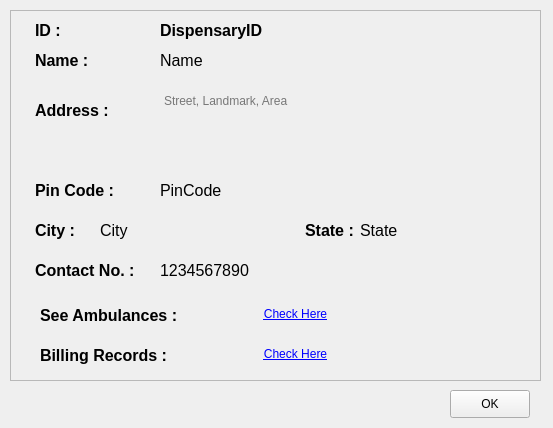
<?xml version="1.0" encoding="UTF-8"?>
<ui version="4.0">
 <class>emergencyServiceProfile</class>
 <widget class="QDialog" name="emergencyServiceProfile">
  <property name="geometry">
   <rect>
    <x>0</x>
    <y>0</y>
    <width>553</width>
    <height>428</height>
   </rect>
  </property>
  <property name="windowTitle">
   <string>Emergency Service Profile</string>
  </property>
  <widget class="QFrame" name="frame">
   <property name="geometry">
    <rect>
     <x>10</x>
     <y>10</y>
     <width>531</width>
     <height>371</height>
    </rect>
   </property>
   <property name="styleSheet">
    <string notr="true"/>
   </property>
   <property name="frameShape">
    <enum>QFrame::StyledPanel</enum>
   </property>
   <property name="frameShadow">
    <enum>QFrame::Raised</enum>
   </property>
   <widget class="QLabel" name="nameLabel">
    <property name="geometry">
     <rect>
      <x>25</x>
      <y>30</y>
      <width>101</width>
      <height>41</height>
     </rect>
    </property>
    <property name="text">
     <string>&lt;html&gt;&lt;head/&gt;&lt;body&gt;&lt;p&gt;&lt;span style=&quot; font-size:12pt; font-weight:600;&quot;&gt;Name :&lt;/span&gt;&lt;/p&gt;&lt;/body&gt;&lt;/html&gt;</string>
    </property>
   </widget>
   <widget class="QLabel" name="addressLabel">
    <property name="geometry">
     <rect>
      <x>25</x>
      <y>80</y>
      <width>101</width>
      <height>41</height>
     </rect>
    </property>
    <property name="text">
     <string>&lt;html&gt;&lt;head/&gt;&lt;body&gt;&lt;p&gt;&lt;span style=&quot; font-size:12pt; font-weight:600;&quot;&gt;Address :&lt;/span&gt;&lt;/p&gt;&lt;/body&gt;&lt;/html&gt;</string>
    </property>
   </widget>
   <widget class="QLabel" name="contactLabel">
    <property name="geometry">
     <rect>
      <x>25</x>
      <y>240</y>
      <width>131</width>
      <height>41</height>
     </rect>
    </property>
    <property name="text">
     <string>&lt;html&gt;&lt;head/&gt;&lt;body&gt;&lt;p&gt;&lt;span style=&quot; font-size:12pt; font-weight:600;&quot;&gt;Contact No. :&lt;/span&gt;&lt;/p&gt;&lt;/body&gt;&lt;/html&gt;</string>
    </property>
   </widget>
   <widget class="QLabel" name="stateLabel">
    <property name="geometry">
     <rect>
      <x>295</x>
      <y>200</y>
      <width>101</width>
      <height>41</height>
     </rect>
    </property>
    <property name="text">
     <string>&lt;html&gt;&lt;head/&gt;&lt;body&gt;&lt;p&gt;&lt;span style=&quot; font-size:12pt; font-weight:600;&quot;&gt;State :&lt;/span&gt;&lt;/p&gt;&lt;/body&gt;&lt;/html&gt;</string>
    </property>
   </widget>
   <widget class="QLabel" name="pinCodeLabel">
    <property name="geometry">
     <rect>
      <x>25</x>
      <y>160</y>
      <width>101</width>
      <height>41</height>
     </rect>
    </property>
    <property name="text">
     <string>&lt;html&gt;&lt;head/&gt;&lt;body&gt;&lt;p&gt;&lt;span style=&quot; font-size:12pt; font-weight:600;&quot;&gt;Pin Code :&lt;/span&gt;&lt;/p&gt;&lt;/body&gt;&lt;/html&gt;</string>
    </property>
   </widget>
   <widget class="QLabel" name="cityLabel">
    <property name="geometry">
     <rect>
      <x>25</x>
      <y>200</y>
      <width>101</width>
      <height>41</height>
     </rect>
    </property>
    <property name="text">
     <string>&lt;html&gt;&lt;head/&gt;&lt;body&gt;&lt;p&gt;&lt;span style=&quot; font-size:12pt; font-weight:600;&quot;&gt;City :&lt;/span&gt;&lt;/p&gt;&lt;/body&gt;&lt;/html&gt;</string>
    </property>
   </widget>
   <widget class="QTextBrowser" name="address">
    <property name="geometry">
     <rect>
      <x>150</x>
      <y>80</y>
      <width>371</width>
      <height>61</height>
     </rect>
    </property>
    <property name="styleSheet">
     <string notr="true">background-color:transparent;
border:none;</string>
    </property>
    <property name="placeholderText">
     <string>Street, Landmark, Area</string>
    </property>
   </widget>
   <widget class="QLabel" name="pinCode">
    <property name="geometry">
     <rect>
      <x>150</x>
      <y>170</y>
      <width>181</width>
      <height>21</height>
     </rect>
    </property>
    <property name="styleSheet">
     <string notr="true">font-size:12pt;</string>
    </property>
    <property name="text">
     <string>PinCode</string>
    </property>
   </widget>
   <widget class="QLabel" name="state">
    <property name="geometry">
     <rect>
      <x>350</x>
      <y>210</y>
      <width>181</width>
      <height>21</height>
     </rect>
    </property>
    <property name="styleSheet">
     <string notr="true">font-size:12pt;</string>
    </property>
    <property name="text">
     <string>State</string>
    </property>
   </widget>
   <widget class="QLabel" name="city">
    <property name="geometry">
     <rect>
      <x>90</x>
      <y>210</y>
      <width>181</width>
      <height>21</height>
     </rect>
    </property>
    <property name="styleSheet">
     <string notr="true">font-size:12pt;</string>
    </property>
    <property name="text">
     <string>City</string>
    </property>
   </widget>
   <widget class="QLabel" name="contact">
    <property name="geometry">
     <rect>
      <x>150</x>
      <y>250</y>
      <width>181</width>
      <height>21</height>
     </rect>
    </property>
    <property name="styleSheet">
     <string notr="true">font-size:12pt;</string>
    </property>
    <property name="text">
     <string>1234567890</string>
    </property>
   </widget>
   <widget class="QLabel" name="name">
    <property name="geometry">
     <rect>
      <x>150</x>
      <y>30</y>
      <width>371</width>
      <height>41</height>
     </rect>
    </property>
    <property name="styleSheet">
     <string notr="true">font-size:12pt;</string>
    </property>
    <property name="text">
     <string>Name</string>
    </property>
   </widget>
   <widget class="QLabel" name="IDLabel">
    <property name="geometry">
     <rect>
      <x>25</x>
      <y>0</y>
      <width>131</width>
      <height>41</height>
     </rect>
    </property>
    <property name="text">
     <string>&lt;html&gt;&lt;head/&gt;&lt;body&gt;&lt;p&gt;&lt;span style=&quot; font-size:12pt; font-weight:600;&quot;&gt;ID :&lt;/span&gt;&lt;/p&gt;&lt;/body&gt;&lt;/html&gt;</string>
    </property>
   </widget>
   <widget class="QLabel" name="dispensaryID">
    <property name="geometry">
     <rect>
      <x>150</x>
      <y>0</y>
      <width>371</width>
      <height>41</height>
     </rect>
    </property>
    <property name="styleSheet">
     <string notr="true">font-size:12pt;
font-weight: bold;</string>
    </property>
    <property name="text">
     <string>DispensaryID</string>
    </property>
   </widget>
   <widget class="QLabel" name="seeAmbulancesLabel">
    <property name="geometry">
     <rect>
      <x>30</x>
      <y>285</y>
      <width>191</width>
      <height>41</height>
     </rect>
    </property>
    <property name="text">
     <string>&lt;html&gt;&lt;head/&gt;&lt;body&gt;&lt;p&gt;&lt;span style=&quot; font-size:12pt; font-weight:600;&quot;&gt;See Ambulances :&lt;/span&gt;&lt;/p&gt;&lt;/body&gt;&lt;/html&gt;</string>
    </property>
   </widget>
   <widget class="QLabel" name="billingRecordsLabel">
    <property name="geometry">
     <rect>
      <x>30</x>
      <y>330</y>
      <width>191</width>
      <height>31</height>
     </rect>
    </property>
    <property name="text">
     <string>&lt;html&gt;&lt;head/&gt;&lt;body&gt;&lt;p&gt;&lt;span style=&quot; font-size:12pt; font-weight:600;&quot;&gt;Billing Records :&lt;/span&gt;&lt;/p&gt;&lt;/body&gt;&lt;/html&gt;</string>
    </property>
   </widget>
   <widget class="QPushButton" name="seeAmbulances">
    <property name="geometry">
     <rect>
      <x>230</x>
      <y>290</y>
      <width>111</width>
      <height>28</height>
     </rect>
    </property>
    <property name="styleSheet">
     <string notr="true">text-decoration:underline;
color:blue;
border:none;</string>
    </property>
    <property name="text">
     <string>Check Here</string>
    </property>
   </widget>
   <widget class="QPushButton" name="billingRecords">
    <property name="geometry">
     <rect>
      <x>230</x>
      <y>330</y>
      <width>111</width>
      <height>28</height>
     </rect>
    </property>
    <property name="styleSheet">
     <string notr="true">text-decoration:underline;
color:blue;
border:none;</string>
    </property>
    <property name="text">
     <string>Check Here</string>
    </property>
   </widget>
  </widget>
  <widget class="QPushButton" name="pushButton">
   <property name="geometry">
    <rect>
     <x>450</x>
     <y>390</y>
     <width>80</width>
     <height>28</height>
    </rect>
   </property>
   <property name="text">
    <string>OK</string>
   </property>
  </widget>
 </widget>
 <resources/>
 <connections/>
</ui>
